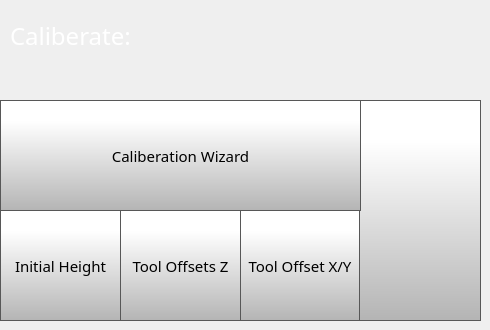
    <widget class="QWidget" name="caliberatePage">
     <widget class="QLabel" name="caliberateLabel">
      <property name="geometry">
       <rect>
        <x>10</x>
        <y>20</y>
        <width>231</width>
        <height>31</height>
       </rect>
      </property>
      <property name="font">
       <font>
        <family>Gotham</family>
        <pointsize>18</pointsize>
        <weight>50</weight>
        <bold>false</bold>
       </font>
      </property>
      <property name="styleSheet">
       <string notr="true">color: rgb(255, 255, 255);</string>
      </property>
      <property name="text">
       <string>Caliberate:</string>
      </property>
     </widget>
     <widget class="QPushButton" name="caliberateBackButton">
      <property name="geometry">
       <rect>
        <x>359</x>
        <y>100</y>
        <width>122</width>
        <height>221</height>
       </rect>
      </property>
      <property name="minimumSize">
       <size>
        <width>0</width>
        <height>0</height>
       </size>
      </property>
      <property name="font">
       <font>
        <family>Gotham Light</family>
        <pointsize>9</pointsize>
       </font>
      </property>
      <property name="styleSheet">
       <string notr="true">QPushButton {
     border: 1px solid rgb(87, 87, 87);
	background-color: qlineargradient(spread:pad, x1:0, y1:1, x2:0, y2:0.188, stop:0 rgba(180, 180, 180, 255), stop:1 rgba(255, 255, 255, 255));


}

QPushButton:pressed {
    background-color: qlineargradient(x1: 0, y1: 0, x2: 0, y2: 1,
                                      stop: 0 #dadbde, stop: 1 #f6f7fa);
}

QPushButton:flat {
    border: none; /* no border for a flat push button */
}

QPushButton:default {
    border-color: navy; /* make the default button prominent */
}</string>
      </property>
      <property name="text">
       <string/>
      </property>
      <property name="icon">
       <iconset>
        <normaloff>templates/img/arrows-4.png</normaloff>templates/img/arrows-4.png</iconset>
      </property>
      <property name="iconSize">
       <size>
        <width>50</width>
        <height>50</height>
       </size>
      </property>
      <property name="checkable">
       <bool>false</bool>
      </property>
      <property name="autoDefault">
       <bool>false</bool>
      </property>
      <property name="default">
       <bool>false</bool>
      </property>
      <property name="flat">
       <bool>false</bool>
      </property>
     </widget>
     <widget class="QToolButton" name="caliberationWizardButton">
      <property name="geometry">
       <rect>
        <x>0</x>
        <y>100</y>
        <width>361</width>
        <height>111</height>
       </rect>
      </property>
      <property name="font">
       <font>
        <family>Gotham</family>
        <pointsize>11</pointsize>
       </font>
      </property>
      <property name="styleSheet">
       <string notr="true">QToolButton {
     border: 1px solid rgb(87, 87, 87);
	background-color: qlineargradient(spread:pad, x1:0, y1:1, x2:0, y2:0.188, stop:0 rgba(180, 180, 180, 255), stop:1 rgba(255, 255, 255, 255));


}

QToolButton:pressed {
    background-color: qlineargradient(x1: 0, y1: 0, x2: 0, y2: 1,
                                      stop: 0 #dadbde, stop: 1 #f6f7fa);
}

QToolButton:flat {
    border: none; /* no border for a flat push button */
}

QToolButton:default {
    border-color: navy; /* make the default button prominent */
}

QToolButton:focus {
	outline: none;
}</string>
      </property>
      <property name="text">
       <string>Caliberation Wizard</string>
      </property>
      <property name="icon">
       <iconset>
        <normaloff>templates/img/magic-wand.png</normaloff>templates/img/magic-wand.png</iconset>
      </property>
      <property name="iconSize">
       <size>
        <width>60</width>
        <height>60</height>
       </size>
      </property>
      <property name="toolButtonStyle">
       <enum>Qt::ToolButtonTextUnderIcon</enum>
      </property>
     </widget>
     <widget class="QToolButton" name="toolOffsetXYButton">
      <property name="geometry">
       <rect>
        <x>240</x>
        <y>210</y>
        <width>120</width>
        <height>111</height>
       </rect>
      </property>
      <property name="font">
       <font>
        <family>Gotham</family>
        <pointsize>11</pointsize>
       </font>
      </property>
      <property name="styleSheet">
       <string notr="true">QToolButton {

     border: 1px solid rgb(87, 87, 87);
	background-color: qlineargradient(spread:pad, x1:0, y1:1, x2:0, y2:0.188, stop:0 rgba(180, 180, 180, 255), stop:1 rgba(255, 255, 255, 255));



}

QToolButton:pressed {
    background-color: qlineargradient(x1: 0, y1: 0, x2: 0, y2: 1,
                                      stop: 0 #dadbde, stop: 1 #f6f7fa);
}

QToolButton:flat {
    border: none; /* no border for a flat push button */
}

QToolButton:default {
    border-color: navy; /* make the default button prominent */
}

QToolButton:focus {
	outline: none;
}</string>
      </property>
      <property name="text">
       <string>Tool Offset X/Y</string>
      </property>
      <property name="icon">
       <iconset>
        <normaloff>templates/img/Tool Offset Icon.png</normaloff>templates/img/Tool Offset Icon.png</iconset>
      </property>
      <property name="iconSize">
       <size>
        <width>70</width>
        <height>70</height>
       </size>
      </property>
      <property name="toolButtonStyle">
       <enum>Qt::ToolButtonTextUnderIcon</enum>
      </property>
     </widget>
     <widget class="QToolButton" name="nozzleOffsetButton">
      <property name="geometry">
       <rect>
        <x>0</x>
        <y>210</y>
        <width>121</width>
        <height>111</height>
       </rect>
      </property>
      <property name="font">
       <font>
        <family>Gotham</family>
        <pointsize>11</pointsize>
       </font>
      </property>
      <property name="styleSheet">
       <string notr="true">QToolButton {

     border: 1px solid rgb(87, 87, 87);
	background-color: qlineargradient(spread:pad, x1:0, y1:1, x2:0, y2:0.188, stop:0 rgba(180, 180, 180, 255), stop:1 rgba(255, 255, 255, 255));



}

QToolButton:pressed {
    background-color: qlineargradient(x1: 0, y1: 0, x2: 0, y2: 1,
                                      stop: 0 #dadbde, stop: 1 #f6f7fa);
}

QToolButton:flat {
    border: none; /* no border for a flat push button */
}

QToolButton:default {
    border-color: navy; /* make the default button prominent */
}

QToolButton:focus {
	outline: none;
}</string>
      </property>
      <property name="text">
       <string>Initial Height</string>
      </property>
      <property name="icon">
       <iconset>
        <normaloff>templates/img/Nozzle Offset Icon.png</normaloff>templates/img/Nozzle Offset Icon.png</iconset>
      </property>
      <property name="iconSize">
       <size>
        <width>70</width>
        <height>70</height>
       </size>
      </property>
      <property name="toolButtonStyle">
       <enum>Qt::ToolButtonTextUnderIcon</enum>
      </property>
     </widget>
     <widget class="QToolButton" name="toolOffsetZButton">
      <property name="geometry">
       <rect>
        <x>120</x>
        <y>210</y>
        <width>121</width>
        <height>111</height>
       </rect>
      </property>
      <property name="font">
       <font>
        <family>Gotham</family>
        <pointsize>11</pointsize>
       </font>
      </property>
      <property name="styleSheet">
       <string notr="true">QToolButton {

     border: 1px solid rgb(87, 87, 87);
	background-color: qlineargradient(spread:pad, x1:0, y1:1, x2:0, y2:0.188, stop:0 rgba(180, 180, 180, 255), stop:1 rgba(255, 255, 255, 255));



}

QToolButton:pressed {
    background-color: qlineargradient(x1: 0, y1: 0, x2: 0, y2: 1,
                                      stop: 0 #dadbde, stop: 1 #f6f7fa);
}

QToolButton:flat {
    border: none; /* no border for a flat push button */
}

QToolButton:default {
    border-color: navy; /* make the default button prominent */
}

QToolButton:focus {
	outline: none;
}</string>
      </property>
      <property name="text">
       <string>Tool Offsets Z</string>
      </property>
      <property name="icon">
       <iconset>
        <normaloff>templates/img/Tool Z Offset Icon.png</normaloff>templates/img/Tool Z Offset Icon.png</iconset>
      </property>
      <property name="iconSize">
       <size>
        <width>70</width>
        <height>70</height>
       </size>
      </property>
      <property name="toolButtonStyle">
       <enum>Qt::ToolButtonTextUnderIcon</enum>
      </property>
     </widget>
    </widget>
